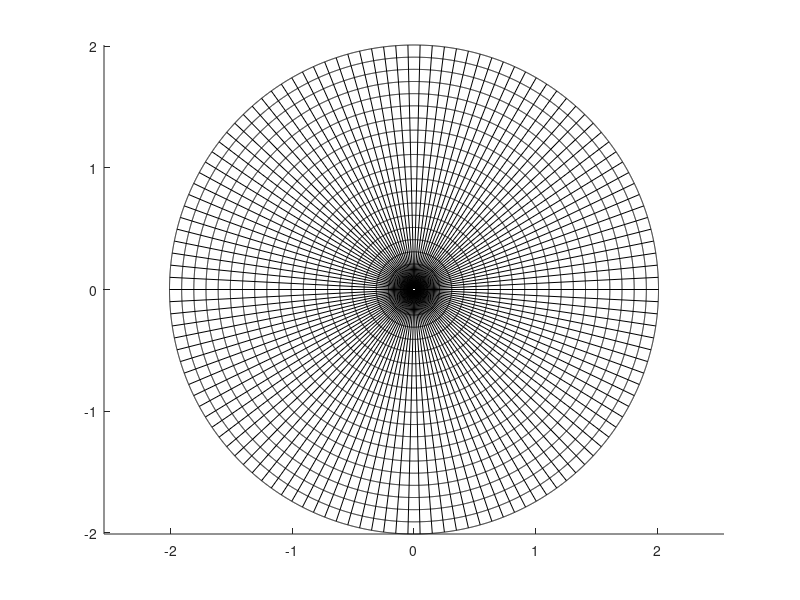

The MATLAB script that drew this image: (Note: this script raises an error after producing the figure.)
dx=0.1;
dy=dx;
a=2;
ri=0.01;
ro=0.01+20*dx;
dh=dx/ro;
dh=2*pi/round(2*pi/dh);
r=[ri:dx:ro];
h=[0:dh:2*pi];
f=[0:0.001:2*pi];
z = [-2.5*a:dx:2.5*a];
n=5*a/dx;
q=ones(n);
c = n/2+0.5;
for i = 1:n
        for j = 1:n
            x = (i-c)*dx;
            y = (c-j)*dy;
            if x^2+y^2 < ri^2
                q(j,i)=0;
            elseif x==0
                l=min([y-ri y-(-ri)]);
                if l <= 1.25*dx
                    q(j,i)=0;
                end
            else
                xi=sqrt(ri^2/(1+(y/x)^2));
                yi=y/x*xi;
                l=min([sqrt((y-yi)^2+(x-xi)^2) sqrt((y+yi)^2+(x+xi)^2)]);
                if l <= 1.25*dx
                    q(j,i)=0;
                end
            end
                
        end
end



figure (1);
hold on
axis equal
for i = 1:length(r)
    plot(r(i)*cos(f),r(i)*sin(f),'k');
end

for i = 1:length(h)
    plot([ri ro]*cos(h(i)),[ri ro]*sin(h(i)),'k');
end

% for i = 1:n
%     [M,I] = min(q(i,:));
%     if i <= n/2
%         if M == 0
%             plot([-2.5*a (I-c)*dx-0.5*dx], z(i+1)*ones(2,1),'k');
%             plot([-(I-c)*dx+0.5*dx 2.5*a], z(i+1)*ones(2,1),'k');
%         else
%             plot([-2.5*a 2.5*a], z(i+1)*ones(2,1),'k');
%         end
%     else
%         if M == 0
%             plot([-2.5*a (I-c)*dx-0.5*dx], z(i)*ones(2,1),'k');
%             plot([-(I-c)*dx+0.5*dx 2.5*a], z(i)*ones(2,1),'k');
%         else
%             plot([-2.5*a 2.5*a], z(i)*ones(2,1),'k');
%         end
%     end
%     [M,I] = min(q(:,i));
%     if i <= n/2
%         if M == 0
%             plot(z(i+1)*ones(2,1), [+2.5*a (c-I)*dy+0.5*dy],'k');
%             plot(z(i+1)*ones(2,1), [-2.5*a -(c-I)*dy-0.5*dy],'k');
%         else
%             plot(z(i+1)*ones(2,1), [-2.5*a 2.5*a],'k');
%         end 
%     else
%          if M == 0
%             plot(z(i)*ones(2,1), [+2.5*a (c-I)*dy+0.5*dy],'k');
%             plot(z(i)*ones(2,1), [-2.5*a -(c-I)*dy-0.5*dy],'k');
%         else
%             plot(z(i)*ones(2,1), [-2.5*a 2.5*a],'k');
%         end 
%     end 
% end
% plot([-2.5*a 2.5*a], -2.5*a*ones(2,1),'k');
% plot([-2.5*a 2.5*a], 2.5*a*ones(2,1),'k');
% plot(-2.5*a*ones(2,1), [-2.5*a 2.5*a],'k');
% plot(2.5*a*ones(2,1), [-2.5*a 2.5*a],'k');

hold off

figure (2)
gridplot(q)



    



